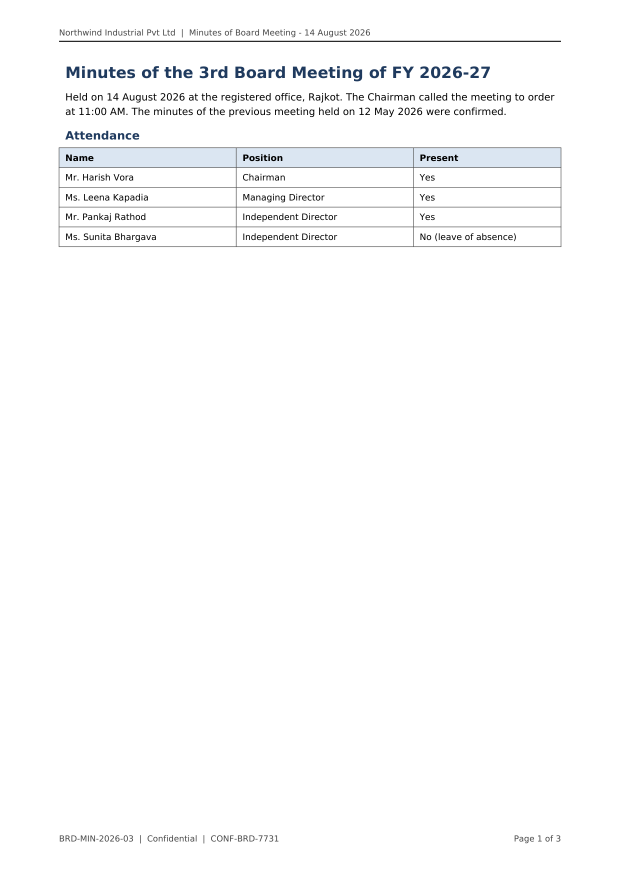
#> input picture backend/data/cache/page_renders/0ab8625a5b1143ecc586cf15_p1_150dpi.png, 1241 x 1754 px (shown at 1/2 size)
$ python -i preprocess.py   (imports and definitions only)
#> lines starting #> are read from the running program, lines starting #| are printed output that depends on the picture; after the words box and inside, x2 and y2 are one past the last pixel; in counts of white or black regions, pixels touching at a corner belong together
"""
Image preprocessing for OCR.
All preprocessing operates on copies so the original image remains untouched.
Steps are individually switchable for benchmarking and ablation.
"""

from io import BytesIO
from pathlib import Path
from typing import Any
import cv2
import numpy as np
from PIL import Image, ImageEnhance, ImageFilter, ImageOps


def load_image(image_input: str | Path | bytes | Image.Image | np.ndarray) -> Image.Image:
    """Load any image input into a PIL RGB Image."""
    if isinstance(image_input, Image.Image):
        return image_input.convert("RGB")
    if isinstance(image_input, np.ndarray):
        if len(image_input.shape) == 2:
            return Image.fromarray(image_input).convert("RGB")
        if image_input.shape[2] == 4:
            return Image.fromarray(cv2.cvtColor(image_input, cv2.COLOR_BGRA2RGBA)).convert("RGB")
        return Image.fromarray(cv2.cvtColor(image_input, cv2.COLOR_BGR2RGB))
    if isinstance(image_input, (str, Path)):
        return Image.open(str(image_input)).convert("RGB")
    if isinstance(image_input, (bytes, bytearray)):
        return Image.open(BytesIO(image_input)).convert("RGB")
    raise ValueError(f"Unsupported image input type: {type(image_input)}")


def apply_exif(img: Image.Image) -> tuple[Image.Image, bool]:
    """Apply EXIF orientation tag."""
    transposed = ImageOps.exif_transpose(img)
    applied = transposed is not img
    return transposed, applied


# [33 lines left out: function detect_rotation_90, not called in this run]


import math

def detect_deskew(img: Image.Image, max_angle: float = 15.0) -> tuple[Image.Image, float, Any]:
    """
    Deskew small angular tilts (|angle| <= max_angle).
    Uses OpenCV minAreaRect / Hough lines on Otsu threshold.
    Returns (deskewed_img, angle, M_inv).
    """
    img_cv = cv2.cvtColor(np.array(img), cv2.COLOR_RGB2BGR)
    gray = cv2.cvtColor(img_cv, cv2.COLOR_BGR2GRAY)
    thresh = cv2.threshold(gray, 0, 255, cv2.THRESH_BINARY_INV + cv2.THRESH_OTSU)[1]

    coords = np.column_stack(np.where(thresh > 0))
    if len(coords) < 100:
        return img, 0.0, None

    angle = cv2.minAreaRect(coords)[-1]
    if angle < -45:
        angle = -(90 + angle)
    else:
        angle = -angle

    if abs(angle) > max_angle:
        # Fall back to Hough lines
        lines = cv2.HoughLinesP(thresh, 1, np.pi / 180, 100, minLineLength=100, maxLineGap=10)
        angles = []
        if lines is not None:
            for line in lines:
                x1, y1, x2, y2 = line[0]
                ang = np.degrees(np.arctan2(y2 - y1, x2 - x1))
                if abs(ang) <= max_angle:
                    angles.append(ang)
        angle = float(np.median(angles)) if angles else 0.0

    if abs(angle) > 0.5 and abs(angle) <= max_angle:
        h, w = img_cv.shape[:2]
        center = (w // 2, h // 2)
        M = cv2.getRotationMatrix2D(center, angle, 1.0)
        M_inv = cv2.invertAffineTransform(M)
        rotated_cv = cv2.warpAffine(
            img_cv, M, (w, h), flags=cv2.INTER_CUBIC, borderMode=cv2.BORDER_REPLICATE
        )
        return Image.fromarray(cv2.cvtColor(rotated_cv, cv2.COLOR_BGR2RGB)), angle, M_inv

    return img, 0.0, None


def upscale_low_res(img: Image.Image, min_dim: int = 800) -> tuple[Image.Image, float]:
    """
    Upscale image if smaller dimension is below min_dim to ensure adequate text pixel height.
    """
    w, h = img.size
    min_current = min(w, h)
    if min_current < min_dim and min_current > 0:
        scale = float(min_dim) / min_current
        new_w, new_h = int(w * scale), int(h * scale)
        return img.resize((new_w, new_h), Image.Resampling.LANCZOS), scale
    return img, 1.0


# [47 lines left out: functions enhance_contrast_and_sharpen, map_points_to_original, not called in this run]


def preprocess_image(
    image_input: str | Path | bytes | Image.Image | np.ndarray,
    steps: dict[str, bool] | None = None,
    ocr_coarse_fn: Any = None,
) -> tuple[Image.Image, dict[str, Any]]:
    """
    Run switchable preprocessing pipeline on an image copy.
    Returns: (preprocessed_image, metadata_dict)
    """
    config = {
        "exif": True,
        "rotation_90": False,  # disabled by default unless requested (RapidOCR handles vertical orientation)
        "deskew": True,
        "upscale": True,
        "enhance": False,      # disabled by default; RapidOCR handles standard digital text well
    }
    if steps:
        config.update(steps)

    img = load_image(image_input)
    meta: dict[str, Any] = {
        "orig_size": img.size,
        "steps_applied": [],
        "transforms": [],
        "rotation_angle": 0,
        "deskew_angle": 0.0,
        "upscale_factor": 1.0,
    }

    if config.get("exif"):
        img, applied = apply_exif(img)
        if applied:
            meta["steps_applied"].append("exif")

    if config.get("rotation_90") and ocr_coarse_fn:
        w_before, h_before = img.size
        img, angle = detect_rotation_90(img, ocr_coarse_fn)
        if angle != 0:
            meta["rotation_angle"] = angle
            meta["steps_applied"].append(f"rot_{angle}")
            meta["transforms"].append({
                "type": "rotate",
                "angle": angle,
                "size_before": (w_before, h_before),
                "size_after": img.size,
            })

    if config.get("deskew"):
        img, angle, M_inv = detect_deskew(img)
        if abs(angle) > 0.5:
            meta["deskew_angle"] = round(angle, 2)
            meta["steps_applied"].append(f"deskew_{meta['deskew_angle']}")
            if M_inv is not None:
                meta["transforms"].append({"type": "affine", "M_inv": M_inv})

    if config.get("upscale"):
        img, scale = upscale_low_res(img, min_dim=800)
        if scale > 1.0:
            meta["upscale_factor"] = round(scale, 2)
            meta["steps_applied"].append(f"upscale_{meta['upscale_factor']}")
            meta["transforms"].append({"type": "scale", "scale": scale})

    if config.get("enhance"):
        img = enhance_contrast_and_sharpen(img)
        meta["steps_applied"].append("enhance")

    meta["final_size"] = img.size
    return img, meta

>>> import cv2
>>> picture = cv2.imread('../../data/cache/page_renders/0ab8625a5b1143ecc586cf15_p1_150dpi.png')
#> picture is the input picture: shape (1754, 1241, 3); mean B, G, R 251.2, 250.9, 250.6
>>> result = preprocess_image(picture)
#> in apply_exif, `applied = transposed is not img`: applied = True
#> in detect_deskew, `thresh = cv2.threshold(gray, 0, 255, cv2.THRESH_BINARY_INV + cv2.THRES..`:
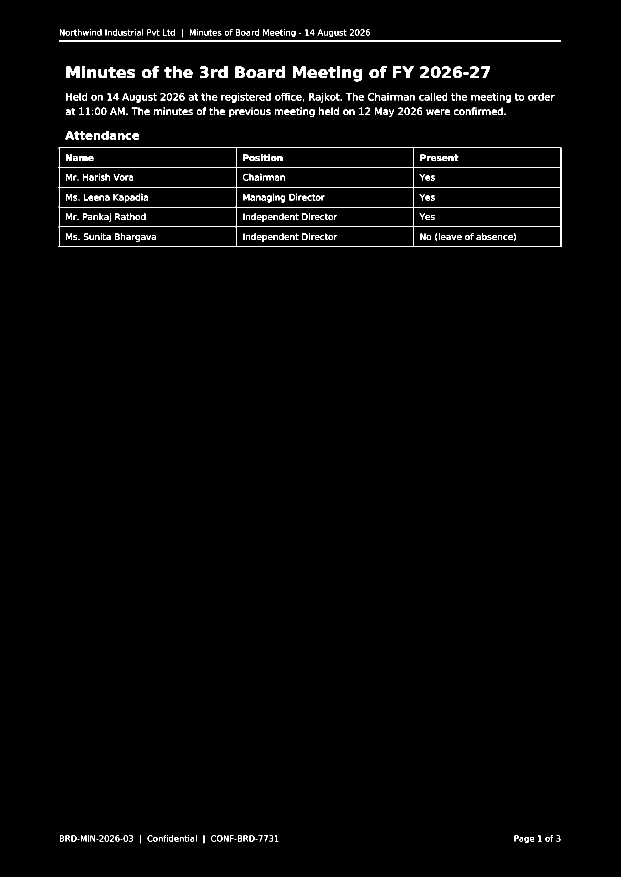
#> thresh: shape (1754, 1241) (shown at 1/2 size); 1.9% white; 506 white regions (57 under 20 px), largest, box (x1, y1, x2, y2) and area: (117, 295, 1123, 494) 8011, (118, 81, 1122, 84) 3012, (133, 133, 159, 156) 412
#> in detect_deskew, `coords = np.column_stack(np.where(thresh > 0))`: coords = 40526 pairs, first value 58 to 1686, second value 117 to 1122
#> in detect_deskew, `angle = cv2.minAreaRect(coords)[-1]`: angle = -90
#> in detect_deskew, `angle = -(90 + angle)`: angle = 0
#> in preprocess_image, `img, scale = upscale_low_res(img, min_dim=800)`: scale = 1

$ run again, on backend/data/cache/page_renders/0d76bc50f5502951a3023f1d_p1_150dpi.png
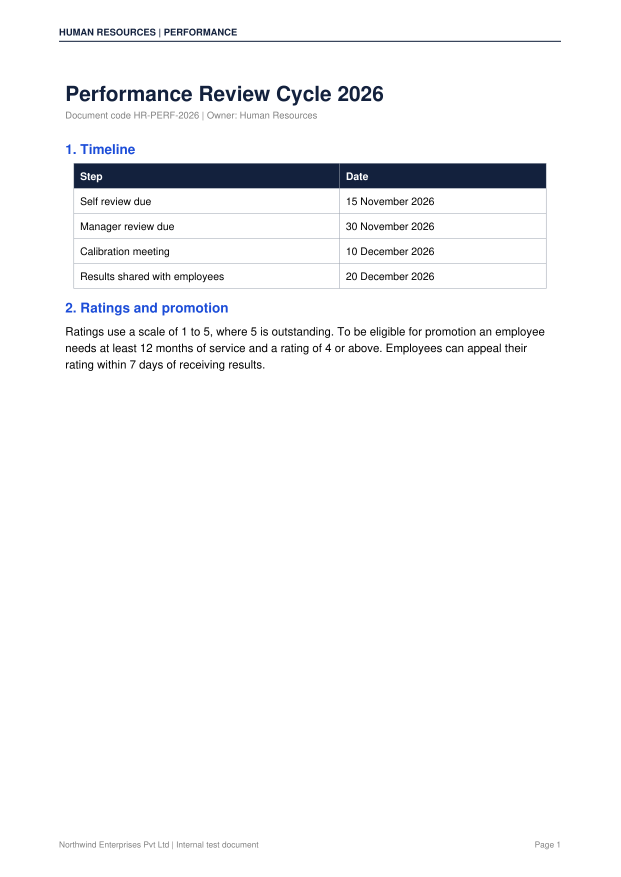
#> input picture backend/data/cache/page_renders/0d76bc50f5502951a3023f1d_p1_150dpi.png, 1241 x 1754 px (shown at 1/2 size)
#> picture is the input picture: shape (1754, 1241, 3); mean B, G, R 247.3, 246.3, 245.8
#> in apply_exif, `applied = transposed is not img`: applied = True
#> in detect_deskew, `gray = cv2.cvtColor(img_cv, cv2.COLOR_BGR2GRAY)`:
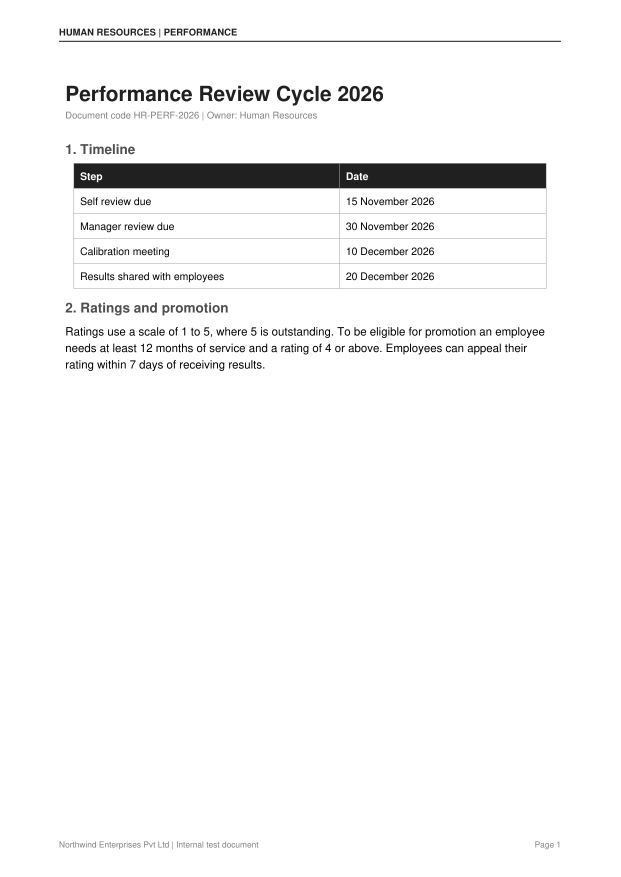
#> gray: shape (1754, 1241) (shown at 1/2 size); min 0, max 255, mean 246.3
#> in detect_deskew, `thresh = cv2.threshold(gray, 0, 255, cv2.THRESH_BINARY_INV + cv2.THRES..`:
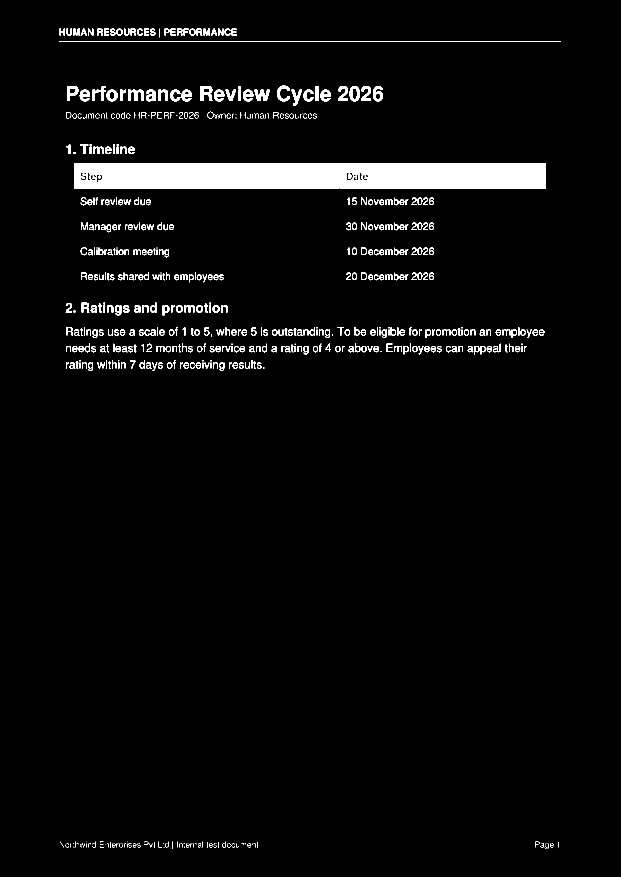
#> thresh: shape (1754, 1241) (shown at 1/2 size); 3.8% white; 599 white regions (169 under 20 px), largest, box (x1, y1, x2, y2) and area: (148, 327, 1092, 377) 46462, (118, 82, 1122, 84) 2008, (400, 172, 425, 202) 494
#> coords = 82749 pairs, first value 57 to 1697, second value 118 to 1121
#> in detect_deskew, `angle = cv2.minAreaRect(coords)[-1]`: angle = -90
#> in detect_deskew, `angle = -(90 + angle)`: angle = 0
#> scale = 1

$ run again, on backend/data/cache/page_renders/1b77da74bac7cafc2f23844a_p1_150dpi.png
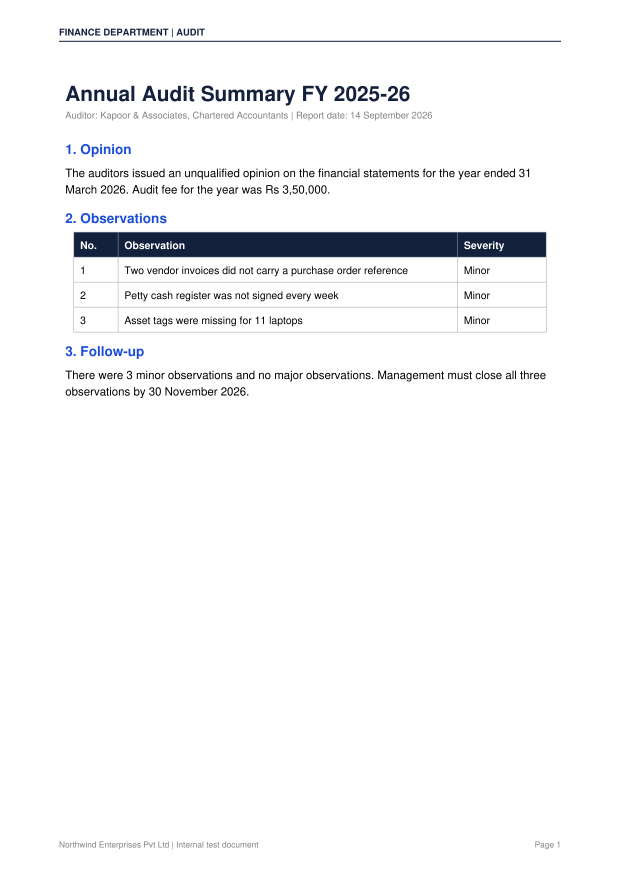
#> input picture backend/data/cache/page_renders/1b77da74bac7cafc2f23844a_p1_150dpi.png, 1241 x 1754 px (shown at 1/2 size)
#> picture is the input picture: shape (1754, 1241, 3); mean B, G, R 247.1, 246.1, 245.6
#> in apply_exif, `applied = transposed is not img`: applied = True
#> in detect_deskew, `gray = cv2.cvtColor(img_cv, cv2.COLOR_BGR2GRAY)`:
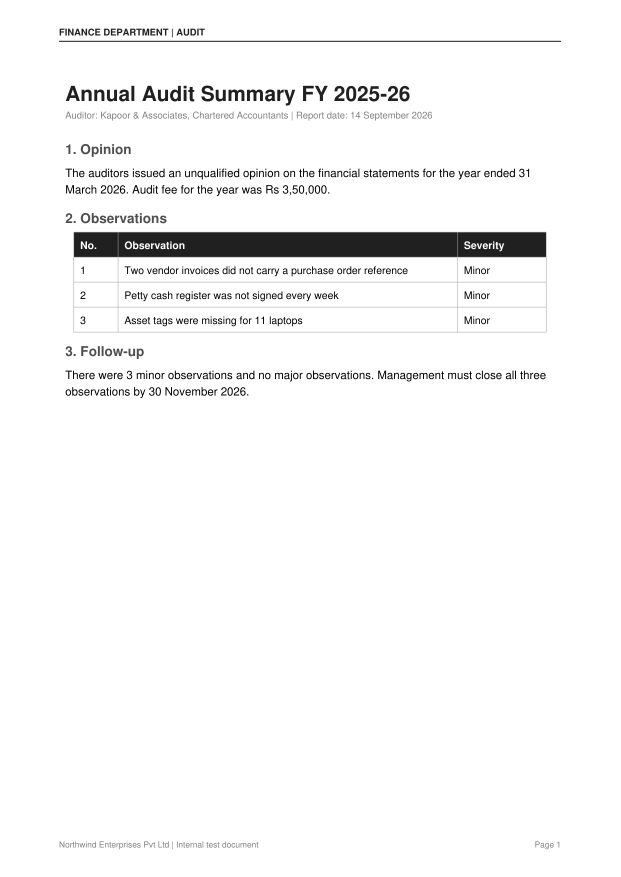
#> gray: shape (1754, 1241) (shown at 1/2 size); min 0, max 255, mean 246.1
#> in detect_deskew, `thresh = cv2.threshold(gray, 0, 255, cv2.THRESH_BINARY_INV + cv2.THRES..`:
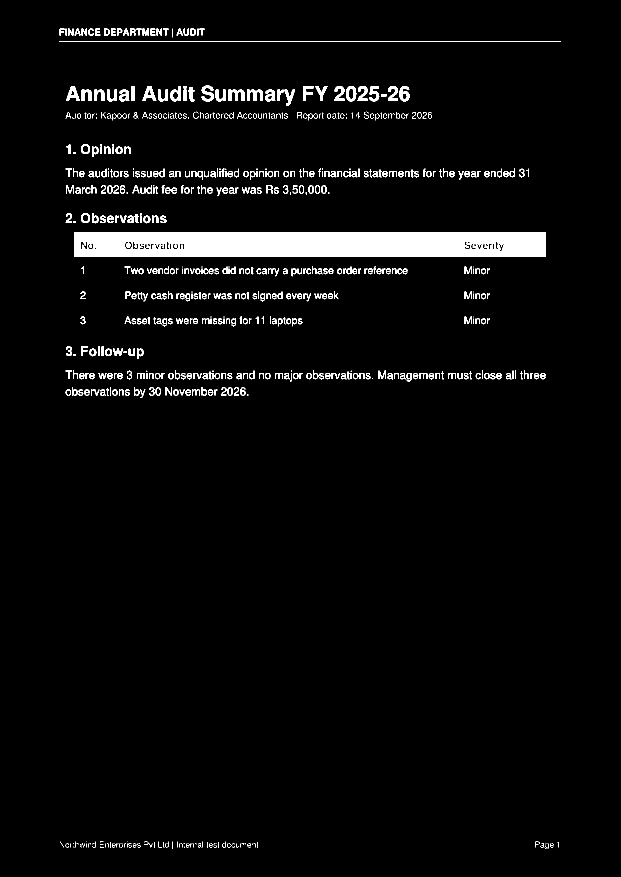
#> thresh: shape (1754, 1241) (shown at 1/2 size); 3.9% white; 679 white regions (194 under 20 px), largest, box (x1, y1, x2, y2) and area: (148, 464, 1092, 514) 45551, (118, 82, 1122, 84) 2008, (457, 179, 489, 202) 461
#> coords = 85246 pairs, first value 57 to 1697, second value 118 to 1121
#> in detect_deskew, `angle = cv2.minAreaRect(coords)[-1]`: angle = -90
#> in detect_deskew, `angle = -(90 + angle)`: angle = 0
#> scale = 1
